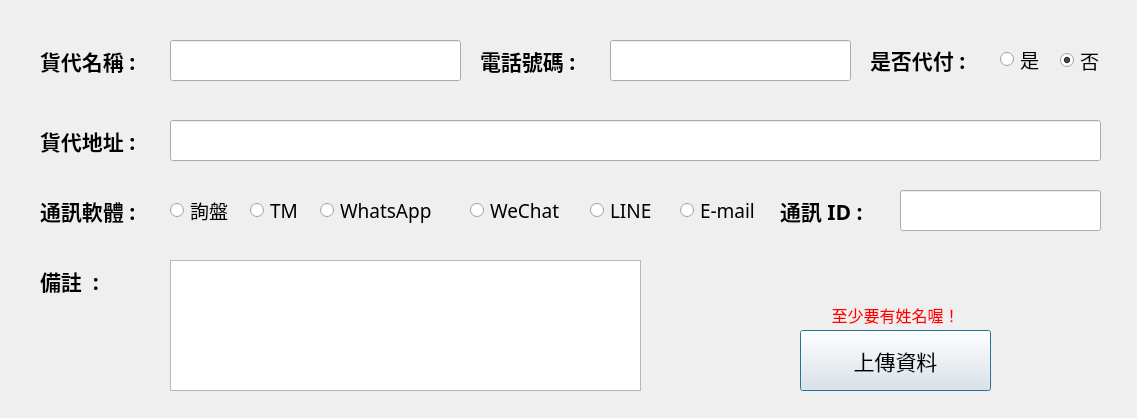
<?xml version="1.0" encoding="UTF-8"?>
<ui version="4.0">
 <class>insert_actitvity</class>
 <widget class="QDialog" name="insert_actitvity">
  <property name="geometry">
   <rect>
    <x>0</x>
    <y>0</y>
    <width>1137</width>
    <height>418</height>
   </rect>
  </property>
  <property name="font">
   <font>
    <family>微軟正黑體</family>
    <pointsize>14</pointsize>
   </font>
  </property>
  <property name="windowTitle">
   <string>新增貨代</string>
  </property>
  <widget class="QLabel" name="label_ff_phone">
   <property name="geometry">
    <rect>
     <x>480</x>
     <y>40</y>
     <width>121</width>
     <height>41</height>
    </rect>
   </property>
   <property name="font">
    <font>
     <family>微軟正黑體</family>
     <pointsize>16</pointsize>
     <weight>75</weight>
     <bold>true</bold>
    </font>
   </property>
   <property name="text">
    <string>電話號碼 :</string>
   </property>
  </widget>
  <widget class="QLabel" name="label_name_ff">
   <property name="geometry">
    <rect>
     <x>40</x>
     <y>40</y>
     <width>121</width>
     <height>41</height>
    </rect>
   </property>
   <property name="font">
    <font>
     <family>微軟正黑體</family>
     <pointsize>16</pointsize>
     <weight>75</weight>
     <bold>true</bold>
    </font>
   </property>
   <property name="text">
    <string>貨代名稱 :</string>
   </property>
  </widget>
  <widget class="QLabel" name="label_ff_address">
   <property name="geometry">
    <rect>
     <x>40</x>
     <y>120</y>
     <width>121</width>
     <height>41</height>
    </rect>
   </property>
   <property name="font">
    <font>
     <family>微軟正黑體</family>
     <pointsize>16</pointsize>
     <weight>75</weight>
     <bold>true</bold>
    </font>
   </property>
   <property name="text">
    <string>貨代地址 :</string>
   </property>
  </widget>
  <widget class="QPushButton" name="button_insert">
   <property name="geometry">
    <rect>
     <x>800</x>
     <y>330</y>
     <width>191</width>
     <height>61</height>
    </rect>
   </property>
   <property name="font">
    <font>
     <family>微軟正黑體</family>
     <pointsize>16</pointsize>
    </font>
   </property>
   <property name="text">
    <string>上傳資料</string>
   </property>
  </widget>
  <widget class="QLabel" name="label_error">
   <property name="geometry">
    <rect>
     <x>820</x>
     <y>300</y>
     <width>151</width>
     <height>31</height>
    </rect>
   </property>
   <property name="cursor">
    <cursorShape>ArrowCursor</cursorShape>
   </property>
   <property name="text">
    <string>&lt;html&gt;&lt;head/&gt;&lt;body&gt;&lt;p align=&quot;center&quot;&gt;&lt;span style=&quot; font-size:12pt; color:#ff0000;&quot;&gt;至少要有姓名喔！&lt;/span&gt;&lt;/p&gt;&lt;/body&gt;&lt;/html&gt;</string>
   </property>
   <property name="textFormat">
    <enum>Qt::RichText</enum>
   </property>
  </widget>
  <widget class="QLineEdit" name="input_ff_phone">
   <property name="geometry">
    <rect>
     <x>610</x>
     <y>40</y>
     <width>241</width>
     <height>41</height>
    </rect>
   </property>
   <property name="text">
    <string/>
   </property>
  </widget>
  <widget class="QLineEdit" name="input_ff_name">
   <property name="geometry">
    <rect>
     <x>170</x>
     <y>40</y>
     <width>291</width>
     <height>41</height>
    </rect>
   </property>
  </widget>
  <widget class="QLineEdit" name="input_ff_address">
   <property name="geometry">
    <rect>
     <x>170</x>
     <y>120</y>
     <width>931</width>
     <height>41</height>
    </rect>
   </property>
  </widget>
  <widget class="QRadioButton" name="radioButton_help_no">
   <property name="geometry">
    <rect>
     <x>1060</x>
     <y>40</y>
     <width>51</width>
     <height>41</height>
    </rect>
   </property>
   <property name="text">
    <string>否</string>
   </property>
   <property name="checked">
    <bool>true</bool>
   </property>
  </widget>
  <widget class="QRadioButton" name="radiobutton_help_yes">
   <property name="geometry">
    <rect>
     <x>1000</x>
     <y>39</y>
     <width>51</width>
     <height>41</height>
    </rect>
   </property>
   <property name="text">
    <string>是</string>
   </property>
  </widget>
  <widget class="QLabel" name="label_first_2">
   <property name="geometry">
    <rect>
     <x>870</x>
     <y>39</y>
     <width>121</width>
     <height>41</height>
    </rect>
   </property>
   <property name="font">
    <font>
     <family>微軟正黑體</family>
     <pointsize>16</pointsize>
     <weight>75</weight>
     <bold>true</bold>
    </font>
   </property>
   <property name="text">
    <string>是否代付 :</string>
   </property>
  </widget>
  <widget class="QTextEdit" name="textEdit_paper">
   <property name="geometry">
    <rect>
     <x>170</x>
     <y>260</y>
     <width>471</width>
     <height>131</height>
    </rect>
   </property>
  </widget>
  <widget class="QLabel" name="label">
   <property name="geometry">
    <rect>
     <x>40</x>
     <y>260</y>
     <width>121</width>
     <height>41</height>
    </rect>
   </property>
   <property name="font">
    <font>
     <family>微軟正黑體</family>
     <pointsize>16</pointsize>
     <weight>75</weight>
     <bold>true</bold>
    </font>
   </property>
   <property name="text">
    <string>備註  :</string>
   </property>
  </widget>
  <widget class="QLabel" name="label_software_id">
   <property name="geometry">
    <rect>
     <x>780</x>
     <y>190</y>
     <width>111</width>
     <height>41</height>
    </rect>
   </property>
   <property name="font">
    <font>
     <family>微軟正黑體</family>
     <pointsize>16</pointsize>
     <weight>75</weight>
     <bold>true</bold>
    </font>
   </property>
   <property name="text">
    <string>通訊 ID :</string>
   </property>
  </widget>
  <widget class="QLineEdit" name="input_software_id">
   <property name="geometry">
    <rect>
     <x>900</x>
     <y>190</y>
     <width>201</width>
     <height>41</height>
    </rect>
   </property>
  </widget>
  <widget class="QRadioButton" name="radiobutton_AL">
   <property name="geometry">
    <rect>
     <x>170</x>
     <y>190</y>
     <width>98</width>
     <height>41</height>
    </rect>
   </property>
   <property name="text">
    <string>詢盤</string>
   </property>
   <property name="checked">
    <bool>false</bool>
   </property>
  </widget>
  <widget class="QRadioButton" name="radiobutton_TM">
   <property name="geometry">
    <rect>
     <x>250</x>
     <y>190</y>
     <width>61</width>
     <height>41</height>
    </rect>
   </property>
   <property name="text">
    <string>TM</string>
   </property>
  </widget>
  <widget class="QLabel" name="label_software">
   <property name="geometry">
    <rect>
     <x>40</x>
     <y>190</y>
     <width>131</width>
     <height>41</height>
    </rect>
   </property>
   <property name="font">
    <font>
     <family>微軟正黑體</family>
     <pointsize>16</pointsize>
     <weight>75</weight>
     <bold>true</bold>
    </font>
   </property>
   <property name="text">
    <string>通訊軟體 :</string>
   </property>
  </widget>
  <widget class="QRadioButton" name="radiobutton_EM">
   <property name="geometry">
    <rect>
     <x>680</x>
     <y>190</y>
     <width>98</width>
     <height>41</height>
    </rect>
   </property>
   <property name="text">
    <string>E-mail</string>
   </property>
  </widget>
  <widget class="QRadioButton" name="radiobutton_LN">
   <property name="geometry">
    <rect>
     <x>590</x>
     <y>190</y>
     <width>81</width>
     <height>41</height>
    </rect>
   </property>
   <property name="text">
    <string>LINE</string>
   </property>
  </widget>
  <widget class="QRadioButton" name="radiobutton_WC">
   <property name="geometry">
    <rect>
     <x>470</x>
     <y>190</y>
     <width>111</width>
     <height>41</height>
    </rect>
   </property>
   <property name="text">
    <string>WeChat</string>
   </property>
  </widget>
  <widget class="QRadioButton" name="radiobutton_WA">
   <property name="geometry">
    <rect>
     <x>320</x>
     <y>190</y>
     <width>141</width>
     <height>41</height>
    </rect>
   </property>
   <property name="text">
    <string>WhatsApp</string>
   </property>
   <property name="checked">
    <bool>false</bool>
   </property>
  </widget>
 </widget>
 <resources/>
 <connections/>
</ui>
